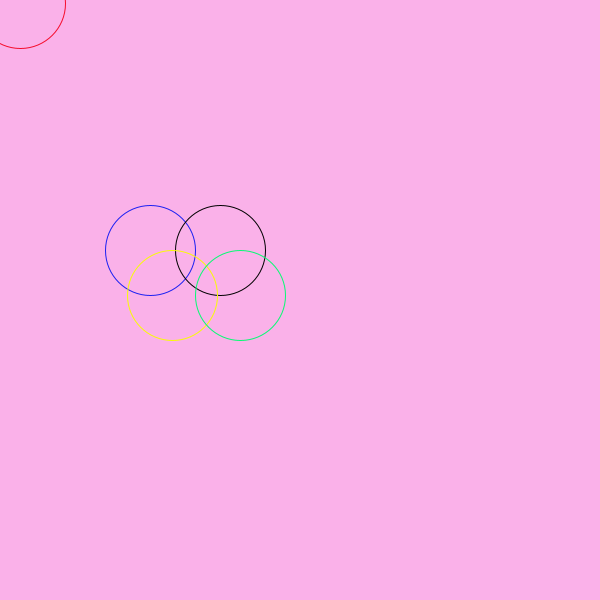
Frame 1 (no input)
Frame 60 (the mouse pressed at the canvas centre just before this capture): identical to frame 1, image omitted
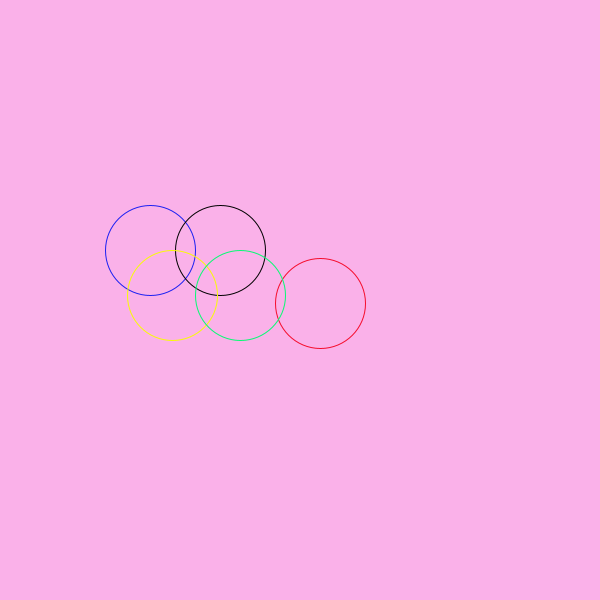
Frame 120 (the mouse held since frame 60 and released just before this capture)

The Processing sketch that drew these frames (run headless with seeded random() and noise(); from frame 60 on, the mouse is pressed at the canvas centre):

// Processing sketch: processing_68049
// ── processing_68049.pde

void setup()
{
  size(600,600);
  noFill(); 
  smooth();
 
}

void draw ()
{
  background(250,177,233);
  smooth();
  stroke(27,32,242);
  ellipse(150,250,90,90);
  
  smooth();
  stroke(0);
  ellipse(220,250,90,90);
  
  smooth();
  stroke(245,12,43);
  ellipse(mouseX+20,mouseY+3,90,90);
  
  smooth();
  stroke(248,252,5);
  ellipse(172.5,295,90,90);
  
  smooth();
  stroke(5,252,114);
  ellipse(240,295,90,90);
  
}  
